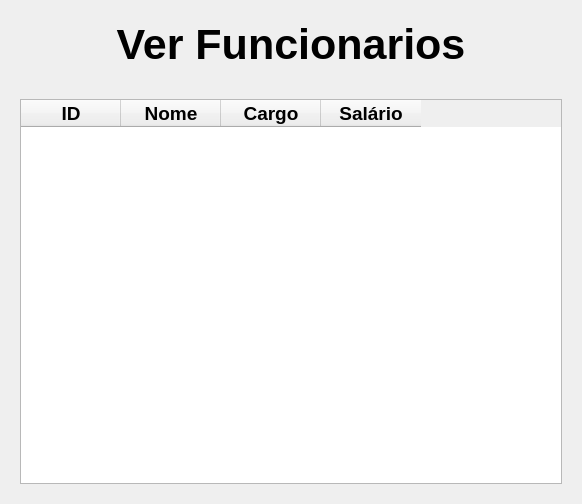
<?xml version="1.0" encoding="UTF-8"?>
<ui version="4.0">
 <class>TelaVerFuncionarios</class>
 <widget class="QWidget" name="TelaVerFuncionarios">
  <property name="geometry">
   <rect>
    <x>0</x>
    <y>0</y>
    <width>582</width>
    <height>504</height>
   </rect>
  </property>
  <property name="windowTitle">
   <string>Form</string>
  </property>
  <layout class="QVBoxLayout" name="layoutVerFuncionarios" stretch="0,0">
   <property name="spacing">
    <number>30</number>
   </property>
   <property name="leftMargin">
    <number>20</number>
   </property>
   <property name="topMargin">
    <number>20</number>
   </property>
   <property name="rightMargin">
    <number>20</number>
   </property>
   <property name="bottomMargin">
    <number>20</number>
   </property>
   <item>
    <widget class="QLabel" name="rotuloVerFuncionarios">
     <property name="font">
      <font>
       <pointsize>32</pointsize>
       <bold>true</bold>
      </font>
     </property>
     <property name="text">
      <string>Ver Funcionarios</string>
     </property>
     <property name="alignment">
      <set>Qt::AlignCenter</set>
     </property>
    </widget>
   </item>
   <item>
    <widget class="QTableWidget" name="tabelaFuncionarios">
     <property name="font">
      <font>
       <pointsize>14</pointsize>
       <bold>true</bold>
      </font>
     </property>
     <property name="styleSheet">
      <string notr="true"/>
     </property>
     <column>
      <property name="text">
       <string>ID</string>
      </property>
     </column>
     <column>
      <property name="text">
       <string>Nome</string>
      </property>
     </column>
     <column>
      <property name="text">
       <string>Cargo</string>
      </property>
     </column>
     <column>
      <property name="text">
       <string>Salário</string>
      </property>
     </column>
    </widget>
   </item>
  </layout>
 </widget>
 <resources/>
 <connections/>
</ui>
